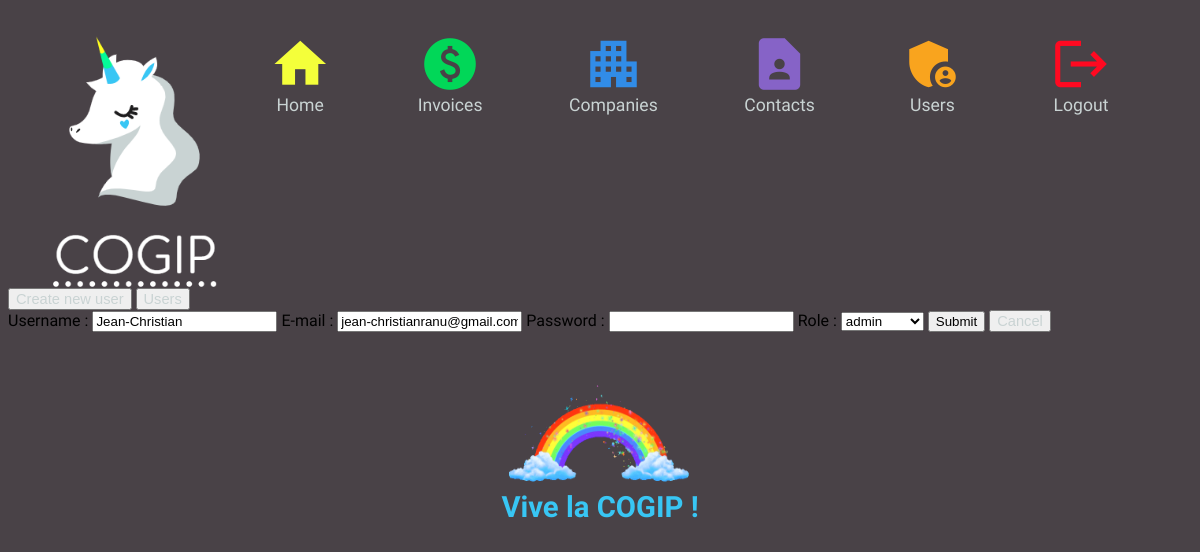
Screenshot of /updateUser&id=1 (signed in) with the database file from the repository.
### tables this page shows
CREATE TABLE `user` (
                        `id` int(11) UNSIGNED NOT NULL,
                        `login` varchar(30) NOT NULL,
                        `password` varchar(100) NOT NULL,
                        `email` varchar(30) NOT NULL,
                        `role` varchar(20) NOT NULL COMMENT 'Admin/Moderator/UserModel'
);

### index.php (called while the page is built, shortened)
<?php
	require_once "controllers/controller.php";
	$router = new Router($_GET['url']);
	$router->get('/', "Controller#dashboard");
	$router->get('/dashboard', "Controller#dashboard");
	$router->get('/logout', "Controller#logout");
	$router->get('/create-person', "Controller#addNewPerson");
	$router->post('/create-person', "Controller#addNewPerson");
	$router->get('/create-invoice', "Controller#addNewInvoice");
	$router->post('/create-invoice', "Controller#addNewInvoice");
	$router->get('/create-company', "Controller#addNewCompany");
	$router->post('/create-company', "Controller#addNewCompany");
	$router->get('/edit_company/:id', "Controller#editCompany")->with('id', '[0-9]+');
	$router->post('/edit_company/:id', "Controller#editCompany")->with('id', '[0-9]+');
	$router->get('/delete_company/:id', "Controller#deleteCompany")->with('id', '[0-9]+');
	$router->post('/delete_company/:id', "Controller#deleteCompany")->with('id', '[0-9]+');
	$router->get('/edit_contact/:id', "Controller#editContact")->with('id', '[0-9]+');
	$router->post('/edit_contact/:id', "Controller#editContact")->with('id', '[0-9]+');
	$router->get('/delete_contact/:id', "Controller#deleteContact")->with('id', '[0-9]+');
	$router->post('/delete_contact/:id', "Controller#deleteContact")->with('id', '[0-9]+');
	$router->get('/companies', "Controller#companyPage");
	$router->get('/companyDetail/:id', "Controller#companyDetailPage")->with('id', '[0-9]+');
	$router->get('/clients', "Controller#clientsPage");
	$router->get('/clientsDetail/:id', "Controller#clientsDetailPage")->with('id', '[0-9]+');
	$router->get('/providers', "Controller#providersPage");
	$router->get('/providersDetail/:id', "Controller#providersDetailPage")->with('id', '[0-9]+');
	$router->get('/people', "Controller#peoplePage");
	$router->get('/peopleDetail/:id', "Controller#peopleDetailPage")->with('id', '[0-9]+');
    $router->get('/login', function() { $controller = new Controller(); $controller->login(); });
    $router->post('/login', function() { include_once "models/Auth/login.php"; });
    $router->get('/users', function() { $controller = new Controller(); $controller->users(); });
    $router->get('/newUser', function() { $controller = new Controller(); $controller->newUser(); });
    $router->post('/newUser', function() { $controller = new Controller(); $controller->newUser(); });
    $router->get('/confirmDelete', function() { $controller = new Controller(); $controller->confirmDeleteUser(); });
    $router->get('/deleteUser', function() { $controller = new Controller(); $controller->deleteUser(); });
    $router->get('/updateUser', function() { $controller = new Controller(); $controller->updateUser(); });
    $router->post('/updateUser', function() { $controller = new Controller(); $controller->updateUser(); });
    $router->get('/invoice', function() { $controller = new Controller(); $controller->invoicesList(); });
    $router->get('/editInvoice', function() { $controller = new Controller(); $controller->editInvoice(); });
    $router->post('/editInvoice', function() { $controller = new Controller(); $controller->editInvoice(); });
    $router->get('/confirmDeleteInvoice', function() { $controller = new Controller(); $controller->confirmDeleteInvoice(); });
    $router->get('/deleteInvoice', function() { $controller = new Controller(); $controller->deleteInvoice(); });
	try {
		$router->run();
	} catch (RouterException $e) {
	    echo $e->getMessage();
	}

### src/Router/Route.php (called while the page is built, shortened)
<?php
	class Route
	{
		private $path;
		private $callable;
		private $matches = [];
		public function __construct($path, $callable) {
			$this->path = trim($path, '/');
			$this->callable = $callable;
		}
		public function match($url){
			$url = trim($url, '/');
			$path = preg_replace_callback('#:([\w]+)#', [$this, 'paramMatch'], $this->path);
			$regex = "#^$path$#i";
			if(!preg_match($regex, $url, $matches)) {
				return false;
			}
			array_shift($matches);
			$this->matches = $matches;
			return true;
		}
		public function call() {
			if(is_string($this->callable)) {
				$params = explode('#', $this->callable);
				$controller = "Controller";
				$controller = new $controller();
				return call_user_func_array([$controller, $params[1]], $this->matches);
			} else {
				return call_user_func_array($this->callable, $this->matches);
			}
		}
	}

### src/Router/Router.php (called while the page is built, shortened)
<?php
	require_once 'Route.php';
	class Router
	{
		private $url;
		private $routes = [];
		public function __construct($url) {
			$this->url = $url;
		}
		private function add($path, $callable, $name, $method) {
			$route = new Route($path, $callable);
			$this->routes[$method][] = $route;
			return $route;
		}
		public function run() {
			foreach ($this->routes[$_SERVER['REQUEST_METHOD']] as $route) {
				if($route->match($this->url)) {
					return $route->call();
				}
			}
			throw new RouterException('No matching routes');
		}
	}

### src/Config/Database.php (called while the page is built)
<?php
	class Database
	{
		private $host = 'localhost';
		private $dbname = 'accounting_cogip';
		private $login = 'root';
		private $password = 'root';
		function connect() {
			try {
				$dsn = "mysql:host={$this->host};dbname={$this->dbname};charset=utf8";
				$login = $this->login;
				$password = $this->password;
				$db = new PDO($dsn, $login, $password);
				$db->setAttribute(PDO::ATTR_ERRMODE, PDO::ERRMODE_EXCEPTION);
			}
			catch(Exception $e) {
				die("Error : " . $e->getMessage());
			}
			finally {
				return ($db);
			}
		}
	}

### models/Auth/User.php (called while the page is built, shortened)
<?php
	require_once 'src/Config/Database.php';
	class User
	{
        private $pdo;
        public function __construct() {
            $this->db = new Database();
            $this->pdo = $this->db->connect();
        }
        public function selectById()
        {
            if (isset($_GET['id'])) {
                $id = $_GET['id'];
                $log = $this->pdo->prepare("SELECT * FROM user WHERE id = ?");
                $log->execute([$id]);
                return $log->fetch();
            }
        }
    }

### views/updateUser.php (the view, shortened to what this page needs)
<?php require 'views/parts/header.php'; ?>
<span>
      <?=$displayBtn?>
</span>
<span>
      <button type="button" name="users"><a class="nav-link" href="users">Users</a></button>
</span>
<form method="post">
    <label for="username">
        Username : <input type="text" name="username" id="username" value="<?= $userValue['login'] ?? '' ?>">
    </label>
    <label for="email">
        E-mail : <input type="email" name="email" id="email" value="<?= $userValue['email'] ?? '' ?>">
    </label>
    <label for="password">
        Password : <input type="password" name="password" id="password">
    </label>
    <label for="role">
        Role :
        <select name="role" id="role">
            <option <?= $userValue['role'] == 'admin' ? 'selected' : '' ?>>admin</option>
        </select>
    </label>
    <input type="submit" name="submit">
    <button><a href="users">Cancel</a></button>
</form>
<?php require 'views/parts/footer.php'; ?>

### assets/css/style.css (style rules this page uses)
html, body { padding-bottom: 1rem; font-family: 'Dosis', sans-serif !important; background-color: #494247 !important; }
a:link, a:hover, a:visited { text-decoration: none; font-size: 110%; display: inline-flex; color: #c9d3d3 ; }

### rows the page displays
user: username "Jean-Christian", email "jean-christianranu@gmail.com", role "admin"
